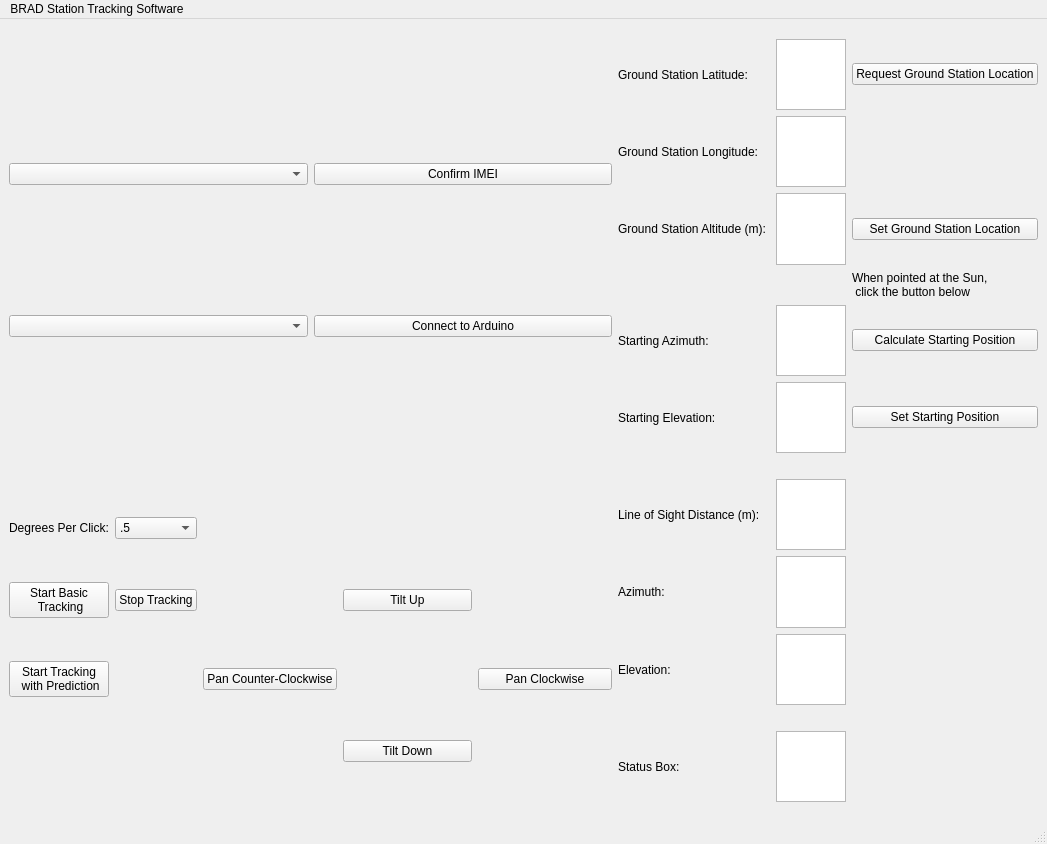
<?xml version="1.0" encoding="UTF-8"?>
<ui version="4.0">
 <author>Mathew Clutter</author>
 <class>MainWindow</class>
 <widget class="QMainWindow" name="MainWindow">
  <property name="geometry">
   <rect>
    <x>0</x>
    <y>0</y>
    <width>958</width>
    <height>844</height>
   </rect>
  </property>
  <property name="windowTitle">
   <string>MainWindow</string>
  </property>
  <widget class="QWidget" name="centralwidget">
   <layout class="QGridLayout" name="gridLayout_5">
    <item row="1" column="0">
     <layout class="QGridLayout" name="gridLayout_3">
      <item row="2" column="2">
       <widget class="QPushButton" name="panCounterClockwiseButton">
        <property name="text">
         <string>Pan Counter-Clockwise</string>
        </property>
       </widget>
      </item>
      <item row="0" column="0">
       <widget class="QLabel" name="label_13">
        <property name="text">
         <string>Degrees Per Click:</string>
        </property>
       </widget>
      </item>
      <item row="1" column="3">
       <widget class="QPushButton" name="tiltUpButton">
        <property name="text">
         <string>             Tilt Up             </string>
        </property>
       </widget>
      </item>
      <item row="3" column="3">
       <widget class="QPushButton" name="tiltDownButton">
        <property name="text">
         <string>Tilt Down</string>
        </property>
       </widget>
      </item>
      <item row="2" column="4">
       <widget class="QPushButton" name="panClockwiseButton">
        <property name="text">
         <string>       Pan Clockwise       </string>
        </property>
       </widget>
      </item>
      <item row="0" column="1">
       <widget class="QComboBox" name="degreesPerClickBox">
        <property name="sizeAdjustPolicy">
         <enum>QComboBox::AdjustToContents</enum>
        </property>
        <item>
         <property name="text">
          <string>.5</string>
         </property>
        </item>
        <item>
         <property name="text">
          <string>1</string>
         </property>
        </item>
        <item>
         <property name="text">
          <string>5</string>
         </property>
        </item>
        <item>
         <property name="text">
          <string>10</string>
         </property>
        </item>
       </widget>
      </item>
      <item row="1" column="0">
       <widget class="QPushButton" name="startButton">
        <property name="text">
         <string>Start Basic 
 Tracking</string>
        </property>
       </widget>
      </item>
      <item row="1" column="1">
       <widget class="QPushButton" name="stopButton">
        <property name="text">
         <string>Stop Tracking</string>
        </property>
       </widget>
      </item>
      <item row="2" column="0">
       <widget class="QPushButton" name="predictionStartButton">
        <property name="text">
         <string>Start Tracking 
 with Prediction</string>
        </property>
       </widget>
      </item>
     </layout>
    </item>
    <item row="1" column="1">
     <spacer name="horizontalSpacer">
      <property name="orientation">
       <enum>Qt::Horizontal</enum>
      </property>
      <property name="sizeHint" stdset="0">
       <size>
        <width>40</width>
        <height>20</height>
       </size>
      </property>
     </spacer>
    </item>
    <item row="0" column="0">
     <layout class="QGridLayout" name="gridLayout">
      <item row="0" column="0">
       <widget class="QComboBox" name="IMEIComboBox"/>
      </item>
      <item row="1" column="0">
       <widget class="QComboBox" name="COMPortComboBox"/>
      </item>
      <item row="1" column="1">
       <widget class="QPushButton" name="connectToArduinoButton">
        <property name="text">
         <string>Connect to Arduino</string>
        </property>
       </widget>
      </item>
      <item row="0" column="1">
       <widget class="QPushButton" name="confirmIMEIButton">
        <property name="text">
         <string>Confirm IMEI</string>
        </property>
       </widget>
      </item>
     </layout>
    </item>
    <item row="2" column="0">
     <layout class="QGridLayout" name="gridLayout_4"/>
    </item>
    <item row="0" column="2" rowspan="2">
     <layout class="QGridLayout" name="gridLayout_2">
      <item row="2" column="1">
       <widget class="QPlainTextEdit" name="GSAltBox"/>
      </item>
      <item row="12" column="0">
       <spacer name="verticalSpacer_3">
        <property name="orientation">
         <enum>Qt::Vertical</enum>
        </property>
        <property name="sizeHint" stdset="0">
         <size>
          <width>20</width>
          <height>40</height>
         </size>
        </property>
       </spacer>
      </item>
      <item row="1" column="0">
       <widget class="QLabel" name="label_2">
        <property name="text">
         <string>Ground Station Longitude: </string>
        </property>
       </widget>
      </item>
      <item row="0" column="2">
       <widget class="QPushButton" name="GPSRequestButton">
        <property name="text">
         <string>Request Ground Station Location</string>
        </property>
       </widget>
      </item>
      <item row="0" column="0">
       <widget class="QLabel" name="label">
        <property name="text">
         <string>Ground Station Latitude: </string>
        </property>
       </widget>
      </item>
      <item row="2" column="0">
       <widget class="QLabel" name="label_3">
        <property name="text">
         <string>Ground Station Altitude (m): </string>
        </property>
       </widget>
      </item>
      <item row="5" column="0">
       <widget class="QLabel" name="label_5">
        <property name="text">
         <string>Starting Azimuth: </string>
        </property>
       </widget>
      </item>
      <item row="9" column="0">
       <widget class="QLabel" name="label_8">
        <property name="text">
         <string>Line of Sight Distance (m): </string>
        </property>
       </widget>
      </item>
      <item row="10" column="0">
       <widget class="QLabel" name="label_9">
        <property name="text">
         <string>Azimuth: </string>
        </property>
       </widget>
      </item>
      <item row="6" column="0">
       <widget class="QLabel" name="label_6">
        <property name="text">
         <string>Starting Elevation:</string>
        </property>
       </widget>
      </item>
      <item row="11" column="0">
       <widget class="QLabel" name="label_10">
        <property name="text">
         <string>Elevation: </string>
        </property>
       </widget>
      </item>
      <item row="14" column="0">
       <widget class="QLabel" name="label_12">
        <property name="text">
         <string>Status Box:</string>
        </property>
       </widget>
      </item>
      <item row="7" column="0">
       <spacer name="verticalSpacer_2">
        <property name="orientation">
         <enum>Qt::Vertical</enum>
        </property>
        <property name="sizeHint" stdset="0">
         <size>
          <width>20</width>
          <height>40</height>
         </size>
        </property>
       </spacer>
      </item>
      <item row="0" column="1">
       <widget class="QPlainTextEdit" name="GSLatBox"/>
      </item>
      <item row="1" column="1">
       <widget class="QPlainTextEdit" name="GSLongBox"/>
      </item>
      <item row="13" column="1">
       <widget class="QLabel" name="label_15">
        <property name="text">
         <string/>
        </property>
       </widget>
      </item>
      <item row="5" column="1">
       <widget class="QPlainTextEdit" name="startingAzimuthBox"/>
      </item>
      <item row="6" column="2">
       <widget class="QPushButton" name="calibrateButton">
        <property name="text">
         <string>Set Starting Position</string>
        </property>
       </widget>
      </item>
      <item row="6" column="1">
       <widget class="QPlainTextEdit" name="startingElevationBox"/>
      </item>
      <item row="9" column="1">
       <widget class="QPlainTextEdit" name="distanceDisplay"/>
      </item>
      <item row="10" column="1">
       <widget class="QPlainTextEdit" name="azimuthDisplay"/>
      </item>
      <item row="11" column="1">
       <widget class="QPlainTextEdit" name="elevationDisplay"/>
      </item>
      <item row="14" column="1">
       <widget class="QPlainTextEdit" name="errorMessageBox"/>
      </item>
      <item row="5" column="2">
       <widget class="QPushButton" name="calculateStartingPosButton">
        <property name="text">
         <string>Calculate Starting Position</string>
        </property>
       </widget>
      </item>
      <item row="4" column="2">
       <widget class="QLabel" name="label_7">
        <property name="text">
         <string>When pointed at the Sun, 
 click the button below</string>
        </property>
       </widget>
      </item>
      <item row="3" column="1">
       <spacer name="verticalSpacer_4">
        <property name="orientation">
         <enum>Qt::Vertical</enum>
        </property>
        <property name="sizeHint" stdset="0">
         <size>
          <width>20</width>
          <height>40</height>
         </size>
        </property>
       </spacer>
      </item>
      <item row="2" column="2">
       <widget class="QPushButton" name="confirmGSLocationButton">
        <property name="text">
         <string>Set Ground Station Location</string>
        </property>
       </widget>
      </item>
      <item row="12" column="1">
       <spacer name="verticalSpacer_7">
        <property name="orientation">
         <enum>Qt::Vertical</enum>
        </property>
        <property name="sizeHint" stdset="0">
         <size>
          <width>20</width>
          <height>40</height>
         </size>
        </property>
       </spacer>
      </item>
      <item row="8" column="0">
       <widget class="QLabel" name="label_16">
        <property name="text">
         <string/>
        </property>
       </widget>
      </item>
     </layout>
    </item>
   </layout>
  </widget>
  <widget class="QMenuBar" name="menubar">
   <property name="geometry">
    <rect>
     <x>0</x>
     <y>0</y>
     <width>958</width>
     <height>21</height>
    </rect>
   </property>
   <widget class="QMenu" name="menuBRAD_Station_Tracking_Software">
    <property name="title">
     <string>BRAD Station Tracking Software</string>
    </property>
   </widget>
   <addaction name="menuBRAD_Station_Tracking_Software"/>
  </widget>
  <widget class="QStatusBar" name="statusbar"/>
 </widget>
 <resources/>
 <connections/>
</ui>
